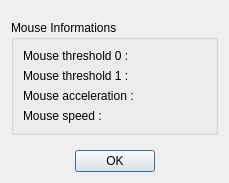
<?xml version="1.0" encoding="UTF-8"?>
<ui version="4.0">
 <class>DialogMouseInformation</class>
 <widget class="QDialog" name="DialogMouseInformation">
  <property name="geometry">
   <rect>
    <x>0</x>
    <y>0</y>
    <width>229</width>
    <height>183</height>
   </rect>
  </property>
  <property name="windowTitle">
   <string>Informations</string>
  </property>
  <layout class="QGridLayout" name="gridLayout">
   <item row="1" column="0">
    <widget class="QGroupBox" name="groupBox">
     <property name="title">
      <string>Mouse Informations</string>
     </property>
     <layout class="QFormLayout" name="formLayout_2">
      <property name="fieldGrowthPolicy">
       <enum>QFormLayout::AllNonFixedFieldsGrow</enum>
      </property>
      <item row="0" column="1">
       <widget class="QLabel" name="mouse_threshold_0_label">
        <property name="text">
         <string/>
        </property>
       </widget>
      </item>
      <item row="1" column="0">
       <widget class="QLabel" name="label_3">
        <property name="text">
         <string>Mouse threshold 1 :</string>
        </property>
       </widget>
      </item>
      <item row="2" column="1">
       <widget class="QLabel" name="mouse_acceleration_label">
        <property name="text">
         <string/>
        </property>
       </widget>
      </item>
      <item row="3" column="0">
       <widget class="QLabel" name="label_7">
        <property name="text">
         <string>Mouse speed :</string>
        </property>
       </widget>
      </item>
      <item row="1" column="1">
       <widget class="QLabel" name="mouse_threshold_1_label">
        <property name="text">
         <string/>
        </property>
       </widget>
      </item>
      <item row="3" column="1">
       <widget class="QLabel" name="mouse_speed_label">
        <property name="text">
         <string/>
        </property>
       </widget>
      </item>
      <item row="2" column="0">
       <widget class="QLabel" name="label_5">
        <property name="text">
         <string>Mouse acceleration :</string>
        </property>
       </widget>
      </item>
      <item row="0" column="0">
       <widget class="QLabel" name="label">
        <property name="text">
         <string>Mouse threshold 0 :</string>
        </property>
       </widget>
      </item>
     </layout>
    </widget>
   </item>
   <item row="5" column="0">
    <widget class="QDialogButtonBox" name="buttonBox">
     <property name="orientation">
      <enum>Qt::Horizontal</enum>
     </property>
     <property name="standardButtons">
      <set>QDialogButtonBox::Ok</set>
     </property>
     <property name="centerButtons">
      <bool>true</bool>
     </property>
    </widget>
   </item>
   <item row="4" column="0">
    <spacer name="verticalSpacer_2">
     <property name="orientation">
      <enum>Qt::Vertical</enum>
     </property>
     <property name="sizeType">
      <enum>QSizePolicy::Expanding</enum>
     </property>
     <property name="sizeHint" stdset="0">
      <size>
       <width>20</width>
       <height>8</height>
      </size>
     </property>
    </spacer>
   </item>
   <item row="0" column="0">
    <spacer name="verticalSpacer">
     <property name="orientation">
      <enum>Qt::Vertical</enum>
     </property>
     <property name="sizeHint" stdset="0">
      <size>
       <width>20</width>
       <height>7</height>
      </size>
     </property>
    </spacer>
   </item>
  </layout>
 </widget>
 <resources/>
 <connections>
  <connection>
   <sender>buttonBox</sender>
   <signal>accepted()</signal>
   <receiver>DialogMouseInformation</receiver>
   <slot>accept()</slot>
   <hints>
    <hint type="sourcelabel">
     <x>248</x>
     <y>254</y>
    </hint>
    <hint type="destinationlabel">
     <x>157</x>
     <y>274</y>
    </hint>
   </hints>
  </connection>
  <connection>
   <sender>buttonBox</sender>
   <signal>rejected()</signal>
   <receiver>DialogMouseInformation</receiver>
   <slot>reject()</slot>
   <hints>
    <hint type="sourcelabel">
     <x>316</x>
     <y>260</y>
    </hint>
    <hint type="destinationlabel">
     <x>286</x>
     <y>274</y>
    </hint>
   </hints>
  </connection>
 </connections>
</ui>
